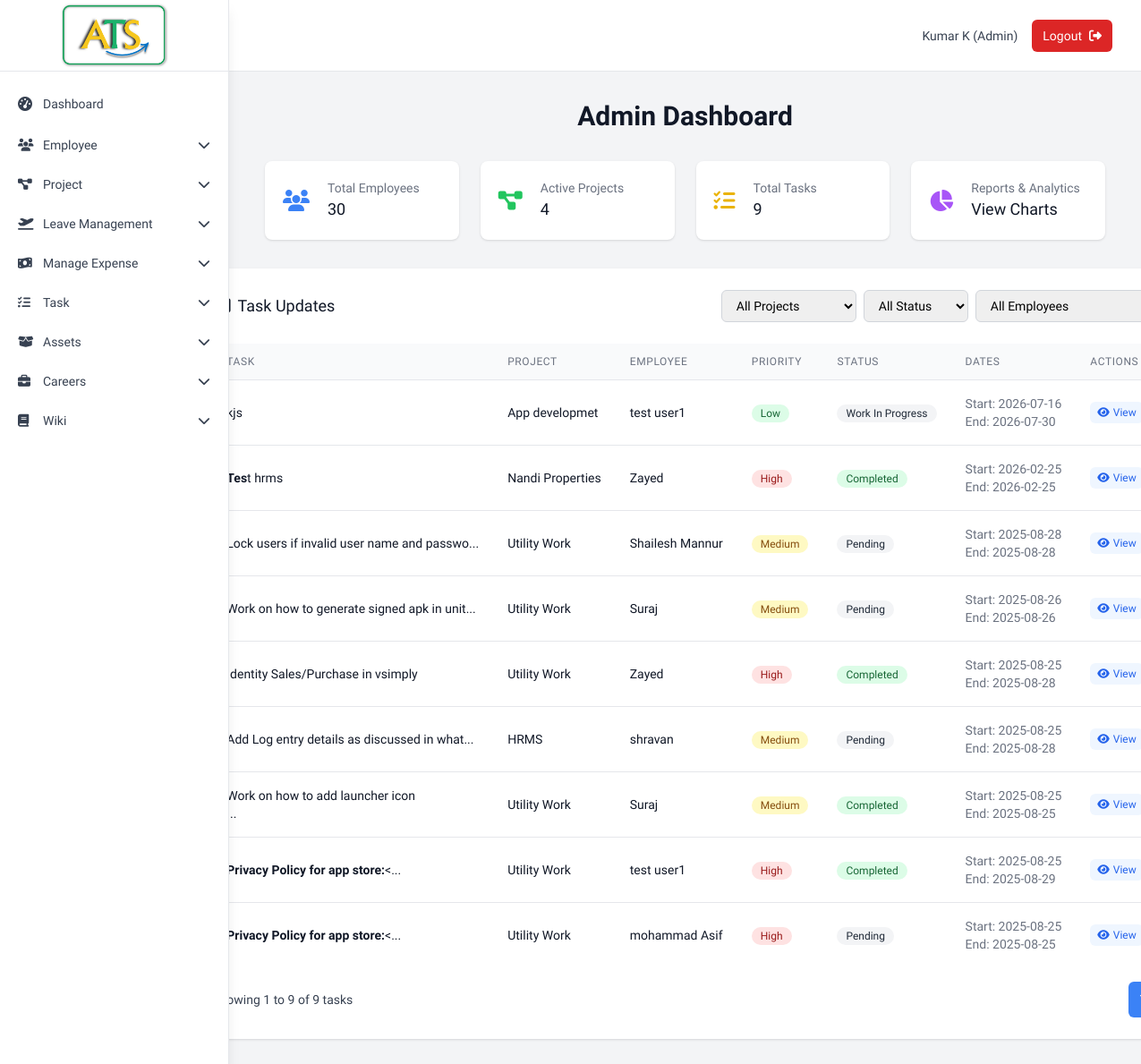
Before: /admin/dashboard (signed in) with the older database file.
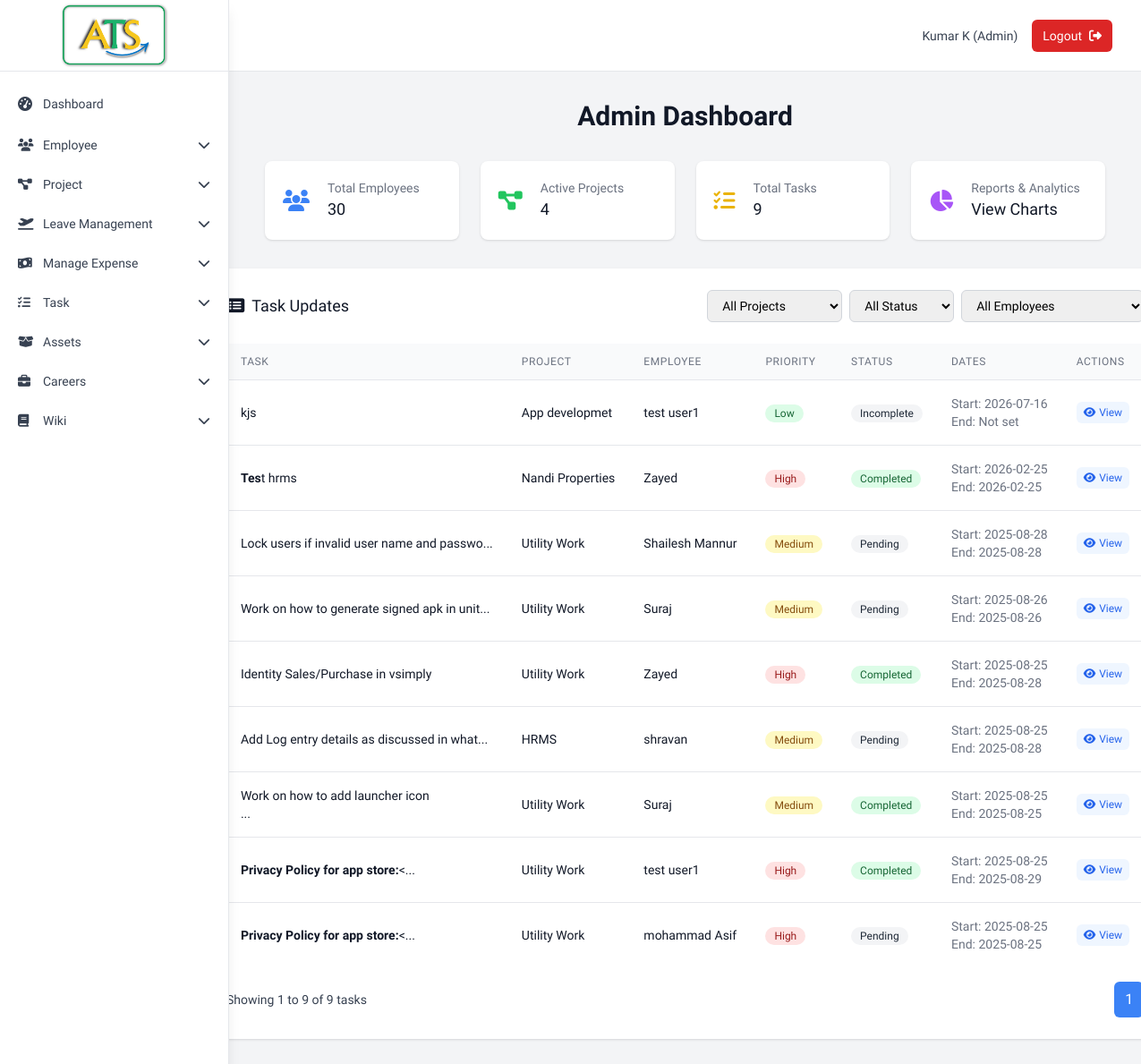
After: the same page with the newer database file.
### tables this page shows
CREATE TABLE tbl_task (
                task_id INTEGER PRIMARY KEY AUTOINCREMENT,
                project_id INTEGER NOT NULL,
                emp_id INTEGER NOT NULL,
                task_desc TEXT NOT NULL,
                priority TEXT NOT NULL,
                status TEXT DEFAULT 'pending',
                start_date DATE NOT NULL,
                end_date DATE,
                inserted_date DATETIME DEFAULT CURRENT_TIMESTAMP,
                FOREIGN KEY (project_id) REFERENCES tbl_project (project_id),
                FOREIGN KEY (emp_id) REFERENCES tbl_employee (emp_id)
            );

CREATE TABLE tbl_project (
                project_id INTEGER PRIMARY KEY AUTOINCREMENT,
                project_name TEXT NOT NULL,
                priority TEXT NOT NULL,
                project_desc TEXT,
                project_status TEXT DEFAULT 'active',
                start_date DATE NOT NULL,
                end_date DATE,
                inserted_date DATETIME DEFAULT CURRENT_TIMESTAMP
            );

CREATE TABLE tbl_employee (
                emp_id INTEGER PRIMARY KEY AUTOINCREMENT,
                first_name TEXT NOT NULL,
                last_name TEXT NOT NULL,
                gender TEXT NOT NULL,
                dob DATE NOT NULL,
                address TEXT NOT NULL,
                phone_no TEXT NOT NULL,
                email TEXT UNIQUE NOT NULL,
                password TEXT NOT NULL,
                status TEXT DEFAULT 'active',
                emp_type TEXT DEFAULT 'emp',
                inserted_date DATETIME DEFAULT CURRENT_TIMESTAMP
            , department TEXT);

### Backup_Code/app1.py (the view)
@app.route('/admin/dashboard')
def admin_dashboard():
    if 'user_id' not in session or session['emp_type'] != 'admin':
        return redirect(url_for('login'))
    page = int(request.args.get('page', 1))
    page_size = 10
    project_filter = request.args.get('project_filter', '')
    status_filter = request.args.get('status_filter', '')
    employee_filter = request.args.get('employee_filter', '')
    tasks, total_tasks = db.get_all_tasks_with_details_paginated(page, page_size, project_filter, status_filter, employee_filter)
    employees = db.get_employees()
    projects = db.get_projects()
    total_pages = math.ceil(total_tasks / page_size)
    return render_template('admin_dashboard.html',
                         tasks=tasks,
                         employees=employees,
                         projects=projects,
                         page=page,
                         page_size=page_size,
                         total_tasks=total_tasks,
                         total_pages=total_pages,
                         project_filter=project_filter,
                         status_filter=status_filter,
                         employee_filter=employee_filter)

### Backup_Code/templates/admin_dashboard.html (shortened to what this page needs)
{% extends "base.html" %}
{% block content %}
<div class="max-w-7xl mx-auto lg:px-2 max-md:w-[23rem]">
    <div class="mb-8">
        <h1 class="text-2xl sm:text-3xl font-bold text-gray-900 text-center">Admin Dashboard</h1>
    </div>
    <div class="grid grid-cols-1 sm:grid-cols-2 lg:grid-cols-4 gap-4 sm:gap-6 mb-8">
        <a href="{{ url_for('employees.view_employees') }}" class="block bg-white overflow-hidden shadow rounded-lg hover:bg-gray-50 transition duration-200 cursor-pointer">
            <div class="p-4 sm:p-5">
                <div class="flex items-center">
                    <div class="flex-shrink-0">
                        <i class="fas fa-users text-blue-500 text-xl sm:text-2xl"></i>
                    </div>
                    <div class="ml-4 sm:ml-5 w-0 flex-1">
                        <dl>
                            <dt class="text-xs sm:text-sm font-medium text-gray-500 truncate">Total Employees</dt>
                            <dd class="text-base sm:text-lg font-medium text-gray-900">{{ employees|length }}</dd>
                        </dl>
                    </div>
                </div>
            </div>
        </a>
        <a href="{{ url_for('projects.view_projects') }}" class="block bg-white overflow-hidden shadow rounded-lg hover:bg-gray-50 transition duration-200 cursor-pointer">
            <div class="p-4 sm:p-5">
                <div class="flex items-center">
                    <div class="flex-shrink-0">
                        <i class="fas fa-project-diagram text-green-500 text-xl sm:text-2xl"></i>
                    </div>
                    <div class="ml-4 sm:ml-5 w-0 flex-1">
                        <dl>
                            <dt class="text-xs sm:text-sm font-medium text-gray-500 truncate">Active Projects</dt>
                            <dd class="text-base sm:text-lg font-medium text-gray-900">{{ projects|length }}</dd>
                        </dl>
                    </div>
                </div>
            </div>
        </a>
        <a href="{{ url_for('tasks.view_tasks') }}" class="block bg-white overflow-hidden shadow rounded-lg hover:bg-gray-50 transition duration-200 cursor-pointer">
            <div class="p-4 sm:p-5">
                <div class="flex items-center">
                    <div class="flex-shrink-0">
                        <i class="fas fa-tasks text-yellow-500 text-xl sm:text-2xl"></i>
                    </div>
                    <div class="ml-4 sm:ml-5 w-0 flex-1">
                        <dl>
                            <dt class="text-xs sm:text-sm font-medium text-gray-500 truncate">Total Tasks</dt>
                            <dd class="text-base sm:text-lg font-medium text-gray-900">{{ total_tasks }}</dd>
                        </dl>
                    </div>
                </div>
            </div>
        </a>
        <a href="{{ url_for('tasks.admin_reports') }}" class="block bg-white overflow-hidden shadow rounded-lg hover:bg-gray-50 transition duration-200 cursor-pointer">
            <div class="p-4 sm:p-5">
                <div class="flex items-center">
                    <div class="flex-shrink-0">
                        <i class="fas fa-chart-pie text-purple-500 text-xl sm:text-2xl"></i>
                    </div>
                    <div class="ml-4 sm:ml-5 w-0 flex-1">
                        <dl>
                            <dt class="text-xs sm:text-sm font-medium text-gray-500 truncate">Reports & Analytics</dt>
                            <dd class="text-base sm:text-lg font-medium text-gray-900">View Charts</dd>
                        </dl>
                    </div>
                </div>
            </div>
        </a>
    </div>
    <div class="flex flex-col justify-center items-center">
        <div class="bg-white shadow rounded-lg max-w-fit max-md:max-w-full">
            <div class="px-4 py-5 sm:p-6">
                <div class="flex flex-col sm:flex-row sm:justify-between sm:items-center mb-6 space-y-4 sm:space-y-0">
                    <h3 class="text-base sm:text-lg leading-6 font-medium text-gray-900">
                        <i class="fas fa-list-alt mr-2"></i>Task Updates
                    </h3>
                    <div class="flex flex-col sm:flex-row sm:space-x-2 space-y-2 sm:space-y-0">
                        <select id="projectFilter" class="border border-gray-300 rounded-md px-3 py-2 text-sm w-full sm:w-auto">
                            <option value="">All Projects</option>
                        </select>
                        <select id="statusFilter" class="border border-gray-300 rounded-md px-3 py-2 text-sm w-full sm:w-auto">
                            <option value="">All Status</option>
                        </select>
                        <select id="employeeFilter" class="border border-gray-300 rounded-md px-3 py-2 text-sm w-full sm:w-auto">
                            <option value="">All Employees</option>
                        </select>
                    </div>
                </div>
                <div class="overflow-x-auto">
                    <table class="min-w-full divide-y divide-gray-200" id="tasksTable">
                        <thead class="bg-gray-50">
                            <tr>
                                <th class="px-4 py-3 text-left text-xs font-medium text-gray-500 uppercase tracking-wider">Task</th>
                                <th class="px-4 py-3 text-left text-xs font-medium text-gray-500 uppercase tracking-wider">Project</th>
                                <th class="px-4 py-3 text-left text-xs font-medium text-gray-500 uppercase tracking-wider">Employee</th>
                                <th class="px-4 py-3 text-left text-xs font-medium text-gray-500 uppercase tracking-wider">Priority</th>
                                <th class="px-4 py-3 text-left text-xs font-medium text-gray-500 uppercase tracking-wider">Status</th>
                                <th class="px-4 py-3 text-left text-xs font-medium text-gray-500 uppercase tracking-wider">Dates</th>
                                <th class="px-4 py-3 text-left text-xs font-medium text-gray-500 uppercase tracking-wider">Actions</th>
                            </tr>
                        </thead>
                        <tbody class="bg-white divide-y divide-gray-200">
                            {% for task in tasks %}
                            <tr class="task-row" data-project="{{ task[6] }}" data-status="{{ task[3] }}" data-employee="{{ task[7] }} {{ task[8] }}">
                                <td class="px-4 py-4 whitespace-nowrap">
                                    <div class="text-sm font-medium text-gray-900">{{ task[1][:50]|safe }}{% if task[1]|length > 50 %}...{% endif %}</div>
                                </td>
                                <td class="px-4 py-4 whitespace-nowrap">
                                    <div class="text-sm text-gray-900">{{ task[6] }}</div>
                                </td>
                                <td class="px-4 py-4 whitespace-nowrap">
                                    <div class="text-sm text-gray-900">{{ task[7] }} {{ task[8] }}</div>
                                </td>
                                <td class="px-4 py-4 whitespace-nowrap">
                                    <span class="inline-flex items-center px-2.5 py-0.5 rounded-full text-xs font-medium
                                        {% if task[2] == 'high' %}bg-red-100 text-red-800
                                        {% elif task[2] == 'medium' %}bg-yellow-100 text-yellow-800
                                        {% else %}bg-green-100 text-green-800{% endif %}">
                                        {{ task[2].title() }}
                                    </span>
                                </td>
                                <td class="px-4 py-4 whitespace-nowrap">
                                    <span class="inline-flex items-center px-2.5 py-0.5 rounded-full text-xs font-medium
                                        {% if task[3] == 'completed' %}bg-green-100 text-green-800
                                        {% elif task[3] == 'in_progress' %}bg-blue-100 text-blue-800
                                        {% else %}bg-gray-100 text-gray-800{% endif %}">
                                        {{ task[3].replace('_', ' ').title() }}
                                    </span>
                                </td>
                                <td class="px-4 py-4 whitespace-nowrap text-sm text-gray-500">
                                    <div>Start: {{ task[4] if task[4] else 'Not set' }}</div>
                                    <div>End: {{ task[5] if task[5] else 'Not set' }}</div>
                                </td>
                                <td class="px-4 py-4 whitespace-nowrap text-sm font-medium">
                                    <div class="flex space-x-2">
                                        <a href="{{ url_for('tasks.show_task_details', task_id=task[0]) }}"
                                           class="text-blue-600 hover:text-blue-900 bg-blue-50 hover:bg-blue-100 px-2 py-1 rounded-md text-xs transition duration-200">
                                            <i class="fas fa-eye mr-1"></i>View
                                        </a>
                                    </div>
                                </td>
                            </tr>
                            {% endfor %}
                        </tbody>
                    </table>
                </div>
                <div class="mt-4 flex justify-between items-center">
                    <div>
                        <p class="text-sm text-gray-700">
                            Showing <span class="font-medium">{{ (page - 1) * page_size + 1 }}</span> to <span class="font-medium">{{ (page - 1) * page_size + tasks|length }}</span> of <span class="font-medium">{{ total_tasks }}</span> tasks
                        </p>
                    </div>
                    <div class="flex space-x-2">
                        {% for p in range(1, total_pages + 1) %}
                        <a href="{{ url_for('tasks.admin_dashboard', page=p, project_filter=project_filter, status_filter=status_filter, employee_filter=employee_filter) }}"
                           class="px-3 py-2 rounded-md {% if p == page %}bg-blue-500 text-white{% else %}bg-gray-100 text-gray-700 hover:bg-gray-200{% endif %}">{{ p }}</a>
                        {% endfor %}
                    </div>
                </div>
            </div>
        </div>
    </div>
</div>
{% endblock %}

Changed rows visible on the page:
changed tbl_task "kjs": status "Work In Progress" → "Incomplete"; end_date "2026-07-30" → "Not set"
Other visible differences:
new list line: "1"
